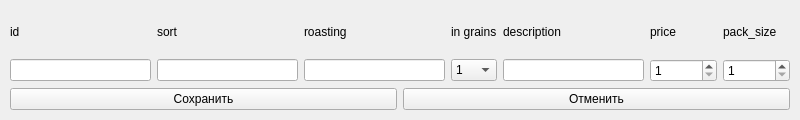
<?xml version="1.0" encoding="UTF-8"?>
<ui version="4.0">
 <class>Form</class>
 <widget class="QWidget" name="Form">
  <property name="geometry">
   <rect>
    <x>0</x>
    <y>0</y>
    <width>800</width>
    <height>120</height>
   </rect>
  </property>
  <property name="windowTitle">
   <string>Add or edit coffee</string>
  </property>
  <layout class="QVBoxLayout" name="verticalLayout">
   <property name="leftMargin">
    <number>10</number>
   </property>
   <property name="topMargin">
    <number>10</number>
   </property>
   <property name="rightMargin">
    <number>10</number>
   </property>
   <property name="bottomMargin">
    <number>10</number>
   </property>
   <item>
    <layout class="QGridLayout" name="gridLayout">
     <item row="2" column="0">
      <widget class="QLineEdit" name="lineEdit1">
       <property name="enabled">
        <bool>true</bool>
       </property>
       <property name="text">
        <string/>
       </property>
       <property name="readOnly">
        <bool>true</bool>
       </property>
      </widget>
     </item>
     <item row="0" column="0">
      <widget class="QLabel" name="label">
       <property name="text">
        <string>id</string>
       </property>
      </widget>
     </item>
     <item row="2" column="5">
      <widget class="QSpinBox" name="spinBox_price">
       <property name="minimum">
        <number>1</number>
       </property>
       <property name="maximum">
        <number>1000000</number>
       </property>
      </widget>
     </item>
     <item row="0" column="3">
      <widget class="QLabel" name="label_7">
       <property name="text">
        <string>in grains</string>
       </property>
      </widget>
     </item>
     <item row="0" column="2">
      <widget class="QLabel" name="label_3">
       <property name="text">
        <string>roasting</string>
       </property>
      </widget>
     </item>
     <item row="0" column="5">
      <widget class="QLabel" name="label_5">
       <property name="text">
        <string>price</string>
       </property>
      </widget>
     </item>
     <item row="2" column="2">
      <widget class="QLineEdit" name="lineEdit3"/>
     </item>
     <item row="2" column="6">
      <widget class="QSpinBox" name="spinBox_pack_size">
       <property name="minimum">
        <number>1</number>
       </property>
       <property name="maximum">
        <number>1000000</number>
       </property>
      </widget>
     </item>
     <item row="0" column="4">
      <widget class="QLabel" name="label_4">
       <property name="text">
        <string>description</string>
       </property>
      </widget>
     </item>
     <item row="2" column="4">
      <widget class="QLineEdit" name="lineEdit4"/>
     </item>
     <item row="0" column="6">
      <widget class="QLabel" name="label_6">
       <property name="text">
        <string>pack_size</string>
       </property>
      </widget>
     </item>
     <item row="0" column="1">
      <widget class="QLabel" name="label_2">
       <property name="text">
        <string>sort</string>
       </property>
      </widget>
     </item>
     <item row="2" column="3">
      <widget class="QComboBox" name="comboBox">
       <item>
        <property name="text">
         <string>1</string>
        </property>
       </item>
       <item>
        <property name="text">
         <string>0</string>
        </property>
       </item>
      </widget>
     </item>
     <item row="2" column="1">
      <widget class="QLineEdit" name="lineEdit2"/>
     </item>
    </layout>
   </item>
   <item>
    <layout class="QHBoxLayout" name="horizontalLayout">
     <item>
      <widget class="QPushButton" name="pushButton_save">
       <property name="text">
        <string>Сохранить</string>
       </property>
      </widget>
     </item>
     <item>
      <widget class="QPushButton" name="pushButton_cancel">
       <property name="text">
        <string>Отменить</string>
       </property>
      </widget>
     </item>
    </layout>
   </item>
  </layout>
 </widget>
 <resources/>
 <connections/>
</ui>
